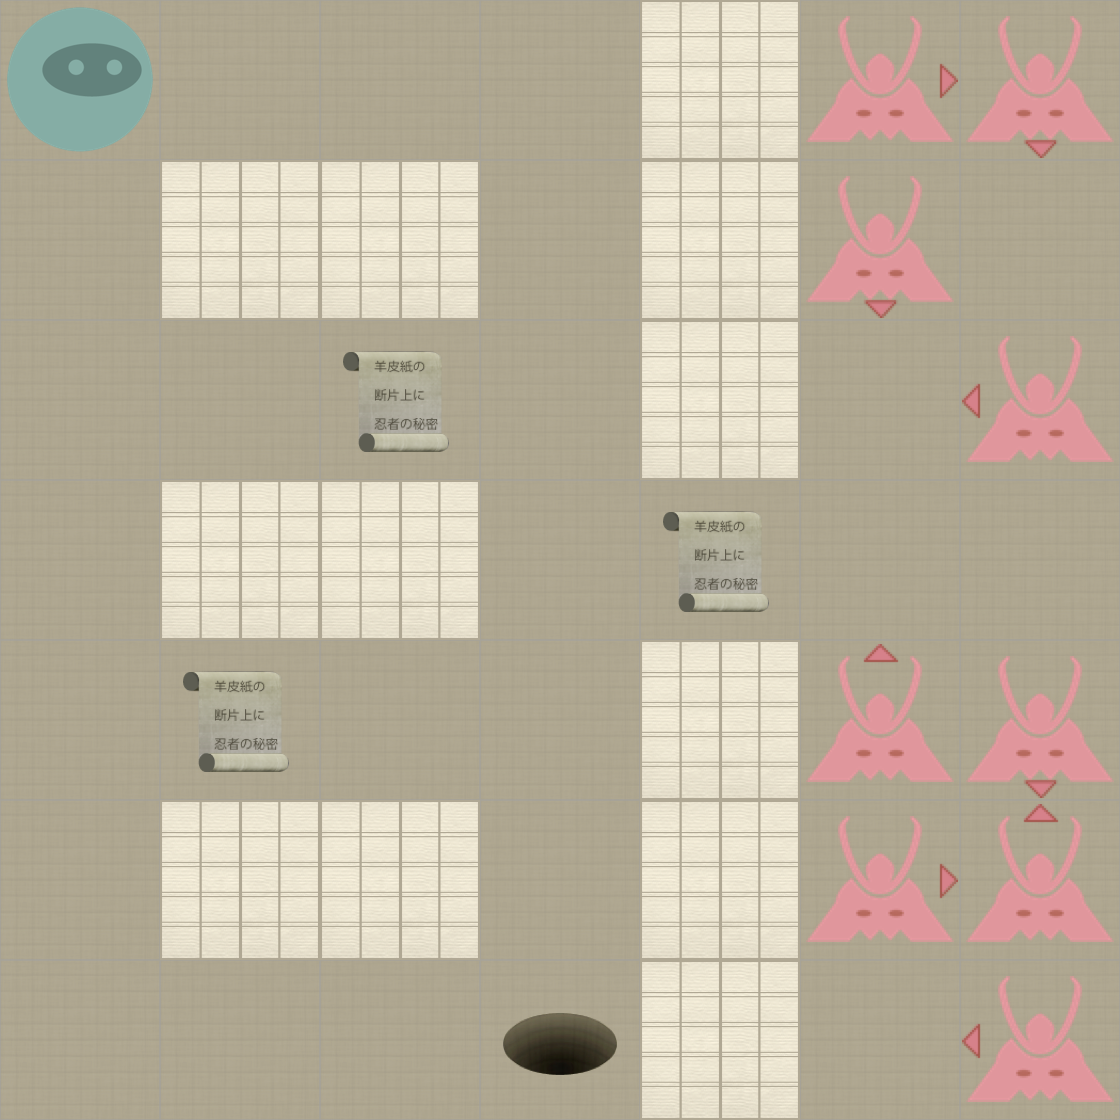

This is a level from a 2D game, rendered from its Tiled map with the project's own tilesets. A one-line summary and the map file follow, with tile-layer data summarised:
An orthogonal 7x7 tile map with 160x160 px tiles, 2 tile layers (Level, Actors).

<map version="1.0" orientation="orthogonal" width="7" height="7" tilewidth="160" tileheight="160">
 <properties>
  <property name="moves" value="9" />
 </properties>
 <tileset firstgid="1" name="tiles" tilewidth="160" tileheight="160" spacing="2" margin="2">
  <image source="tiles-ipadhd.png" width="1024" height="1024" />
  <tile id="0">
   <properties>
    <property name="actor" value="exit" />
   </properties>
  </tile>
  <tile id="2">
   <properties>
    <property name="actor" value="guard" />
    <property name="direction" value="down" />
   </properties>
  </tile>
  <tile id="3">
   <properties>
    <property name="actor" value="guard" />
    <property name="direction" value="left" />
   </properties>
  </tile>
  <tile id="4">
   <properties>
    <property name="actor" value="guard" />
    <property name="direction" value="right" />
   </properties>
  </tile>
  <tile id="5">
   <properties>
    <property name="actor" value="guard" />
    <property name="direction" value="up" />
   </properties>
  </tile>
  <tile id="7">
   <properties>
    <property name="actor" value="player" />
   </properties>
  </tile>
  <tile id="8">
   <properties>
    <property name="actor" value="scroll" />
   </properties>
  </tile>
  <tile id="9">
   <properties>
    <property name="wall" value="1" />
   </properties>
  </tile>
 </tileset>
 <layer name="Level" width="7" height="7">
  <data>[49 cells, 49 non-empty, 2 distinct tile ids]</data>
 </layer>
 <layer name="Actors" width="7" height="7">
  <data>[49 cells, 14 non-empty, 7 distinct tile ids]</data>
 </layer>
</map>
